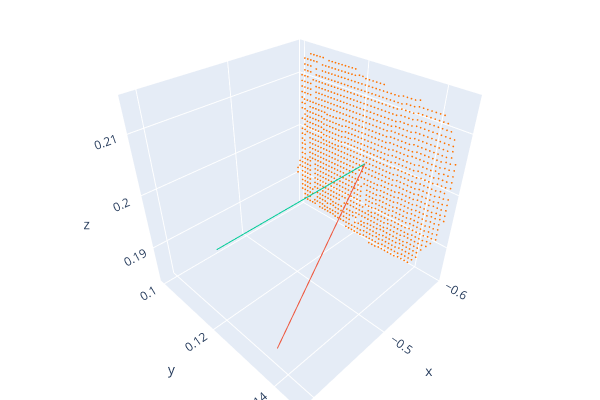

The code cell stored with this chart in its notebook:
### Code cell
# --- (3) 시각화 객체 생성 ---

# 1. 평균 법선 벡터 (빨간색)
# 이 화살표가 바로 'avg_normal' 벡터를 나타냅니다.
avg_normal_arrow = create_arrow(centroid, avg_normal, [1, 0, 0], scale=0.2) 

# 2. 로봇 Z축 벡터 (파란색) - 평면이 되어야 할 이상적인 방향
target_axis = np.array([1, 0, 0])
x_axis_arrow = create_arrow(centroid, target_axis, [0, 1, 0], scale=0.2)

# 3. 로봇 Base 좌표계 (옵션) - 원점에 O-X-Y-Z축을 표시
coordinate_frame = o3d.geometry.TriangleMesh.create_coordinate_frame(size=0.1)

# --- (4) 시각화 실행 ---
o3d.visualization.draw_plotly(
    [pcd_plane_base, avg_normal_arrow, x_axis_arrow],
    window_name="PCD Normals and Avg Normal vs Z-Axis",
    # point_show_normal=True  # PCD 자체의 법선도 함께 표시
)

### Figure 1 — Plotly figure (JSON) as saved in the notebook; plotly's stock layout.template omitted (floating-point values rounded to 4 significant figures; data arrays with more than 128 entries replaced by an {"elided": "..."} marker saying what was removed)
{"data": [{"marker": {"color": {"elided": "1251x3 float values"}, "size": 1}, "mode": "markers", "type": "scatter3d", "x": {"elided": "1251 float values"}, "y": {"elided": "1251 float values"}, "z": {"elided": "1251 float values"}}, {"mode": "lines", "type": "scatter3d", "x": [-0.5898, -0.3907, null], "y": [0.1232, 0.1394, null], "z": [0.1993, 0.1894, null]}, {"mode": "lines", "type": "scatter3d", "x": [-0.5898, -0.3898, null], "y": [0.1232, 0.1232, null], "z": [0.1993, 0.1993, null]}], "layout": {"height": 400, "margin": {"b": 0, "l": 0, "r": 0, "t": 0}, "scene": {"camera": {"center": {"x": 0, "y": 0, "z": 0}, "up": {"x": 0, "y": 0, "z": 1}}}, "showlegend": false, "width": 600}}
